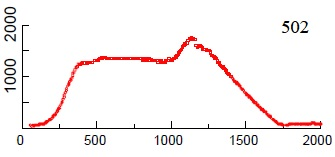
%> input picture temp502.jpg, 335 x 157 px, given in place of temp597.jpg, which was not available
$ octave simpleShooting.m   (GNU Octave 9; MATLAB toolbox functions it lacks are replaced by stand-ins)
%> lines starting %> are read from the running program, lines starting %| are printed output that depends on the picture; pictures that were not available may be replaced by others from this repository, and a replacement may not be noted
%> the answer given: 4000, crank-nicolson, 60, 597, Given
### plottemp.m
function plottemp(ntile,doplot)
%> called with ntile = 597, doplot = false
%plottemp   Reads the temperature data from the image file of the desired
%shuttle tile.
%
% plottemp(NTILE,DOPLOT) considers the desired tile number NTILE and
% outputs the temperature profile across the surface of the tile provided
% by the NASA data. Available at:
% http://citeseerx.ist.psu.edu/viewdoc/download?doi=10.1.1.26.1075&rep=rep1&type=pdf
%
% Made by: D N Johnston 30/01/19
% Modified by: Frederico Rodrigues
% University of Bath

name = ['temp' num2str(ntile)];
img=imread(['temp' num2str(ntile) '.jpg']);
%> img is the input picture: size 157x335x3 uint8; mean R, G, B 247.8, 242.9, 242.7
a = size(img); % Initialising size matrix
%> a = [157 335 3]

% You can adapt the following code to enter data interactively or automatically.

%% Automatic Graph Data Conversion

% Initialise variables
timedata = [];
tempdata = [];

% Splits RGB Channels
red = img(:,:,1);
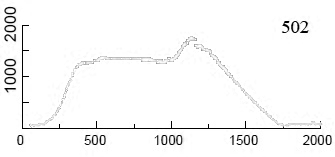
%> red: size 157x335 uint8; min 0, max 255, mean 247.8
green = img(:,:,2);
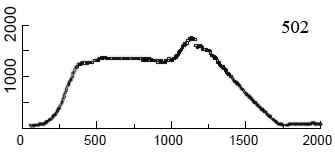
%> green: size 157x335 uint8; min 0, max 255, mean 242.9
blue = img(:,:,3);

% Initialising x-axis for speed
xaxis = zeros(size(a(2)));

% Locating x-axis
for n=1:a(2)

    % Searches for all black pixels in the image
    xaxis(n) = numel(find(red(:,n)<30 & green(:,n)<30 & blue(:,n)<30));

end
%> after the loop, xaxis = 335 values, max 104 at index 23, min 0 at index 1, mean 1.98

% Initialising y-axis for speed
yaxis = zeros(size(a(1)));

% Locating y-axis
for n=1:a(1)

    % Searches for all black pixels in the image
    yaxis(n) = numel(find(red(n,:)<30 & green(n,:)<30 & blue(n,:)<30));

end
%> after the loop, yaxis = 157 values, max 299 at index 129, min 0 at index 1, mean 4.22

% Magnitude of the axes
xsize = max(yaxis);
%> xsize = 299
ysize = max(xaxis);
%> ysize = 104

% Plot offset from figure origin
xo = find(xaxis==max(xaxis)); % Origin coordinate in x
%> xo = 23
yo = find(yaxis==max(yaxis)); % Origin coordinate in y
%> yo = 129
xend = xo + xsize;
%> xend = 322

% Initialising solution vectors
data = zeros(xsize);
%> data: size 299x299 double; every value is 0
timedata = [];
tempdata = [];


for n=xo:xend

    % Creates vector containing the y-coordinate of the red pixels
    data(n) = mean(find(red(:,n)>180 & green(:,n)<60 & blue(:,n)<60));

    % Removes NaN values
    if ~isnan(data(n))

        % Setting solution vectors with converted axes
        timedata = [timedata, (n-xo) / xsize * 2000];   % 캟, Farenheit
        tempdata = [tempdata, (yo-data(n)) / ysize * 2000];   % s, seconds

    end

end
%> this loop made 300 passes
%> (timedata, tempdata) on passes 10 to 15: (60.2, 57.69), ([60.2 66.89], [57.69 67.31]), ([60.2 66.89 73.58], [57.69 67.31 57.69]), ([60.2 66.89 73.58 80.27], [57.69 67.31 57.69 57.69]), ([60.2 66.89 73.58 80.27 86.96], [57.69 67.31 57.69 57.69 67.31]), ([60.2 66.89 73.58 80.27 86.96 93.65], [57.69 67.31 57.69 57.69 67.31 67.31])
%> timedata on pass 19: [60.2 66.89 73.58 80.27 86.96 93.65 100.3 107 113.7 120.4]
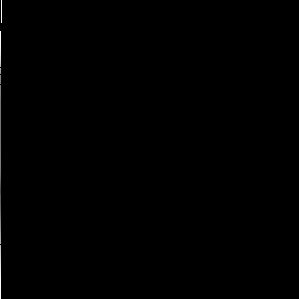
%> data: size 299x299 double; 0.01% of the values are NaN or infinite; the others: min 0, max 126, mean 0.267; drawn with min black, max white, NaN and infinite black
%> after the loop, tempdata = 287 values, max 1730.8 at index 157, min 57.69 at index 1, mean 881.6; timedata = 287 values from 60.2 to 2000

%% Manual Graph Data Conversion
% [15 lines of commented-out code are left out]

%% Updating Variables and Plotting

% Duplicate end value for constant temperature extrapolation
timedata = [timedata, timedata(end) + 1]; % Repeats value for the next second
%> timedata = 288 values from 60.2 to 2001
tempdata = [tempdata, tempdata(end)];
%> tempdata = 288 values, max 1730.8 at index 157, min 57.69 at index 1, mean 878.8

% sort data and remove duplicate points.
[timedata, index] = unique(timedata);
%> index = 288 values from 1 to 288
tempdata = tempdata(index);

%save data to .mat file with same name as image file
save(name, 'timedata', 'tempdata')

% Plotting dataset for debugging
if doplot

    subplot(211);
    image(img);
    title(['Data figure for tile #' num2str(ntile)])

    subplot(212)
    plot(timedata,tempdata,'r')
    xlabel('Time, s')
    ylabel('Temperature, 캟')
    title(['Temperature data for tile #' num2str(ntile)])

end

end

### shuttle.m
function [x, t, u] = shuttle(tmax, nt, xmax, nx, method, doplot, ntile, material)
% Function for modelling temperature in a space shuttle tile
%
% Made by: D N Johnston  30/1/19
% Modified by: Frederico Rodrigues, 10921
% University of Bath

% Input arguments:
% tmax     - maximum time
% nt       - number of timesteps
% xmax     - total thickness
% nx       - number of spatial steps
% method   - solution method ('forward', 'backward', 'dufort-frankel',
%            'crank-nicolson')
% doplot   - true to plot graph; false to suppress graph.
% ntile    - number code for the desired tile
% material - tile material
%
% Return arguments:
% x      - distance vector
% t      - time vector
% u      - temperature matrix
%
% For example, to perform a  simulation with 501 time steps
%  [x, t, u] = shuttle(4000, 501, 0.05, 21, 'forward', true, 597, 'given');

% Set tile properties
switch lower(material)
    case 'given'
        thermcon = 0.141; % W/(m K)
        density  = 351;   % 22 lb/ft^3
        specheat = 1259;  % ~0.3 Btu/lb/F at 500F

    case 'li-900'
        thermcon = 0.05; % W/(m K)
        density  = 144.2;   % kg/m3
        specheat = 900;  % J/(Kg K)

    case 'avcoat-5026'
        thermcon = 0.164; % W/(m K)
        density  = 512;   % kg/m3
        specheat = 1675;  % J/(Kg K)
end

% Some crude data to get you started:
% timedata = [0  60 500 1000 1500 1750 4000]; % s
% tempdata = [16 16 820 760  440  16   16];   % degrees C

% Import NASA data for desired tile
plottemp(ntile,false) % Reads NASA image file
S = load(['temp' num2str(ntile) '.mat']);
timedata = S.timedata;
tempdata = S.tempdata;

% Better to load surface temperature data from file.
% (you need to have modified and run plottemp.m to create the file first.)
% Uncomment the following line.
% load tempdata.mat

% Initialise everything.
dt = tmax / (nt-1);
t = (0:nt-1) * dt;
dx = xmax / (nx-1);
x = (0:nx-1) * dx;
u = zeros(nt, nx);

% Initialising p constant for numerical methods
alpha = thermcon/(density * specheat); % Thermal diffusivity, m^2/s
p = alpha * dt / dx^2;

% Optional for debugging
% % create dialog box for entering value of p
% answer = inputdlg('Enter the value of p/alpha');
% % convert from string to number
% p = alpha*str2double(answer{1});

% set initial conditions to 16C throughout.
% Do this for first two timesteps.
u([1 2], :) = 16;

ivec = 2:nx-1; % set up index vector

% Main timestepping loop.
for n = 2:nt - 1

    % RHS boundary condition: outer surface.
    % Use interpolation to get temperature R at time t(n+1).
    RF = interp1(timedata, tempdata, t(n+1), 'linear', ...
        'extrap'); % In Farenheit
    R = (5/9) * (RF - 32); % Farenheit to Celsius Conversion of RHS

    % Select method.
    switch method
        case 'forward'

            % LHS Neumann boundary condition
            u(n+1,1) = (1 - 2*p) * u(n,1) + 2*p*u(n,2);
            % RHS Dirichlet boundary condition
            u(n+1, nx) = R;

            % Calculate internal values using forward differencing
            u(n+1,ivec) = (1 - 2 * p) * u(n,ivec) + p * (u(n,ivec-1) + ...
                u(n,ivec+1));

        case 'dufort-frankel'

            % LHS Neumann boundary condition
            u(n+1,1) = ((1 - 2*p) * u(n-1,1) + 4*p*u(n,2)) / (1 + 2*p);
            % RHS Dirichlet boundary condition
            u(n+1, nx) = R;

            % calculate internal values using Dufort-Frankel method
            u(n+1,ivec) = ((1 - 2*p) * u(n-1,ivec) + 2*p * ...
                (u(n,ivec-1) + u(n,ivec+1))) / (1 + 2*p);

        case 'backward'

            % LHS Neumann boundary condition
            b(1)    = 1 + 2*p;
            c(1)    = -2*p;
            d(1)    = u(n,1);

            %calculate internal values using backward differencing
            a(ivec) = -p;
            b(ivec) = 1 + 2*p;
            c(ivec) = -p;
            d(ivec) = u(n, ivec);

            % RHS Dirichlet boundary condition
            a(nx)   = 0;
            b(nx)   = 1;
            d(nx)   = R;

            u(n+1,:) = tdm(a,b,c,d);

        case 'crank-nicolson'

            % LHS Neumann boundary condition
            b(1)    = 1 + p;
            c(1)    = -p;
            d(1)    = (1 - p)*u(n,1) + p*u(n,2);

            %calculate internal values using backward differencing
            a(ivec) = -p/2;
            b(ivec) = 1 + p;
            c(ivec) = -p/2;
            d(ivec) = p/2*u(n, ivec-1) + (1 - p)*u(n,ivec) + ...
                p/2*u(n,ivec+1);

            % RHS Dirichlet boundary condition
            a(nx)     = 0;
            b(nx)     = 1;
            d(nx)     = R;

            u(n+1,:) = tdm(a,b,c,d);

        otherwise
            error (['Undefined method: ' method])
            return
    end

end

% Surface Plotting
if doplot
    % Create a plot here.
    % contour plot
    surf(x,t,u)
    % comment out the next line to change the surface appearance
    shading interp

    % Rotate the view
    % view(140,30)

    %label the axes
    xlabel('\itx\rm - m')
    ylabel('\itt\rm - s')
    zlabel('\itu\rm - deg C')
    title({['Temperature distribution across tile #' num2str(ntile)], ...
        [' using the ' method ' method']})
end

% End of shuttle function

%=========================================================================%
% Tri-diagonal matrix solution function
function x = tdm(a,b,c,d)
%TDM The tri-diagonal matrix solution method
%   Takes inputs a, b, c and d for the tri diagonal matrix structure and
%   solves for the x vector.

n = length(b);

% Eliminate a terms
for i = 2:n
    factor = a(i) / b(i-1);
    b(i) = b(i) - factor * c(i-1);
    d(i) = d(i) - factor * d(i-1);
end

x(n) = d(n) / b(n);

% Loop backwards to find other x values by back-substitution
for i = n-1:-1:1
    x(i) = (d(i) - c(i) * x(i+1)) / b(i);
end
%=========================================================================%

### stabilitySpaceTime.m
function [dxOptimal, nxOptimal, dtOptimal, ntOptimal] = stabilitySpaceTime(material,doplot)
%stabilityTimeSpace    Calculates optimal DX and NX for numerical method use.
%
%   Iterates through different values of the spatial step DX
%   through shuttle for the specified tile MATERIAL, and calculates the
%   maximum value for optimal speed and half degree accuracy. The function
%   considers the DTOPTIMAL found using stabilityTime to compute a stable
%   DX.
%
% Made by: D N Johnston  30/1/19
% Modified by: Frederico Rodrigues, 10921
% University of Bath


% Calls stabilityTime for optimal nt for speed
[dtOptimal, ntOptimal] = stabilityTime(material,false);

%% Computation of final temperature for varying DX

% Initialising Shuttle variables
i=0;
thick = 0.05;
tmax = 4000;
nt = ntOptimal;
ntile = 597;

% Initialising solution vectors for speed
loop = 3:1:51;
dx = zeros(size(loop));
uf = zeros(size(loop));
ub = zeros(size(loop));
ud = zeros(size(loop));
uc = zeros(size(loop));

for nx = 3:1:51

    i=i+1;
    dx(i) = thick/(nx-1);
    disp (['nx = ' num2str(nx) ', dx = ' num2str(dx(i)) ' s'])

    % Obtaining final temperature using the forward diff. method
    [~, ~, u] = shuttle(tmax, nt, thick, nx, 'forward', false, ntile, 'given');
    uf(i) = u(end, 1);

    % Obtaining final temperature using the backward diff. method
    [~, ~, u] = shuttle(tmax, nt, thick, nx, 'backward', false, ntile,'given');
    ub(i) = u(end, 1);

    % Obtaining final temperature using the dufort-frankel method
    [~, ~, u] = shuttle(tmax, nt, thick, nx, 'dufort-frankel', false, ntile, 'given');
    ud(i) = u(end, 1);

    % Obtaining final temperature using the crank-nicolson method
    [~, ~, u] = shuttle(tmax, nt, thick, nx, 'crank-nicolson', false, ntile, 'given');
    uc(i) = u(end, 1);

end

% Data plotting
if doplot

    plot(dx, [uf; ub; ud; uc])
    xlabel('Space Step size (dx), m')
    ylabel('Final Temperature Value, 캜')
    ylim([138 148])
    legend ('Forward', 'Backward', 'Dufort-Frankel', 'Crank-Nicolson')

end

%% Finding optimal DX value using crank-nicolson

% Assume final temperature for initial values is 143캜
% Finding maximum dx for half-degree accuracy
a = find(uc<143.5 & uc>142.5);
dxMax = dx(a(1));

% Halving the maximum dx for greater accuracy
dxOptimal = dxMax / 2;
nxOptimal = (thick / dxOptimal) + 1;

disp(['Optimal nx = ' num2str(nxOptimal)])
disp(['Optimal dx = ' num2str(dxOptimal)])
disp(['Optimal nt = ' num2str(ntOptimal)])
disp(['Optimal dt = ' num2str(dtOptimal)])

end

### stabilityTime.m
function [dtOptimal, ntOptimal] = stabilityTime(material,doplot)
%stabilityTime    Calculates optimal DX and NX for numerical method use.
%
%   Iterates through different values of the time step dt
%   through shuttle for the specified tile MATERIAL, and calculates the
%   maximum value for optimal speed and half degree accuracy.
%
% Made by: D N Johnston  30/1/19
% Modified by: Frederico Rodrigues, 10921
% University of Bath

%% Computation of final temperature for varying DT

% Initialising standard Shuttle variables
i=0;
nx = 21;
thick = 0.05;
tmax = 4000;
ntile = 597;

% Initialising solution vectors for speed
loop = 41:20:1001;
dt = zeros(size(loop));
uf = zeros(size(loop));
ub = zeros(size(loop));
ud = zeros(size(loop));
uc = zeros(size(loop));

for nt = 41:20:1001

    i=i+1;
    dt(i) = tmax/(nt-1);
    disp (['nt = ' num2str(nt) ', dt = ' num2str(dt(i)) ' s'])

    % Obtaining final temperature using the forward diff. method
    [~, ~, u] = shuttle(tmax, nt, thick, nx, 'forward', ...
        false, ntile, material);
    uf(i) = u(end, 1);

    % Obtaining final temperature using the backward diff. method
    [~, ~, u] = shuttle(tmax, nt, thick, nx, 'backward', ...
        false, ntile, material);
%> the loop in plottemp (call 2), `for n=xo:xend` made 300 passes
%> (timedata, tempdata) on passes 10 to 15: (60.2, 57.69), ([60.2 66.89], [57.69 67.31]), ([60.2 66.89 73.58], [57.69 67.31 57.69]), ([60.2 66.89 73.58 80.27], [57.69 67.31 57.69 57.69]), ([60.2 66.89 73.58 80.27 86.96], [57.69 67.31 57.69 57.69 67.31]), ([60.2 66.89 73.58 80.27 86.96 93.65], [57.69 67.31 57.69 57.69 67.31 67.31])
    ub(i) = u(end, 1);

    % Obtaining final temperature using the dufort-frankel method
    [~, ~, u] = shuttle(tmax, nt, thick, nx, 'dufort-frankel', ...
        false, ntile, material);
    ud(i) = u(end, 1);

    % Obtaining final temperature using the crank-nicolson method
    [~, ~, u] = shuttle(tmax, nt, thick, nx, 'crank-nicolson', ...
        false, ntile, material);
    uc(i) = u(end, 1);

end

% Data plotting
if doplot

plot(dt, [uf; ub; ud; uc])
xlabel('Time Step size (dt), s')
ylabel('Final Temperature Value, 캜')
%ylim([142.5 143.5])
ylim([140 145])
legend ('Forward', 'Backward', 'Dufort-Frankel', 'Crank-Nicolson')

end

%% Finding optimal DT value using crank-nicolson

% Assume final temperature for initial values is 143캜
% Finding maximum dt for half-degree accuracy
a = find(uc<143.5 & uc>142.5);
dtMax = dt(a(1));

% Halving the maximum dt for greater accuracy
dtOptimal = dtMax / 2;
ntOptimal = (tmax / dtOptimal) + 1;

disp(['Optimal nt = ' num2str(ntOptimal)])

end

### simpleShooting.m
%fullShooting    Solves the boundary value problem (BVP) for the tile
%   thickness.
%
%   fullShooting calculates the optimal DT and DX value for computing
%   shuttle, considers the maximum temperature UMAX
%   allowed at the inner surface of the desired space shuttle tile NTILE
%   and calculates the necessary tile thickness using the Shooting Method
%   technique.
%
% Frederico Rodrigues
% University of Bath

%% Stating initial variables for ivpSolver

% Prompt for faster debugging
prompt = {'Simulation Time','Method',...
    'Max Shuttle Wall Temperature','Tile Number','Material'};
title = 'Input';
dims = [1 35];
definput = {'4000','crank-nicolson','60','597','Given'};
answer = inputdlg(prompt,title,dims,definput);

tmax = str2double(answer{1});
method = answer{2};
umax = str2double(answer{3});
ntile = str2double(answer{4});
material = answer{5};
doplot = false;

% DEBUGGING: Setting optimal dx to be kept constant during iterations
%dx = 0.006;

% Calculating optimal dx and nt to ensure Shooting Method stability
%> (the run ends here)
